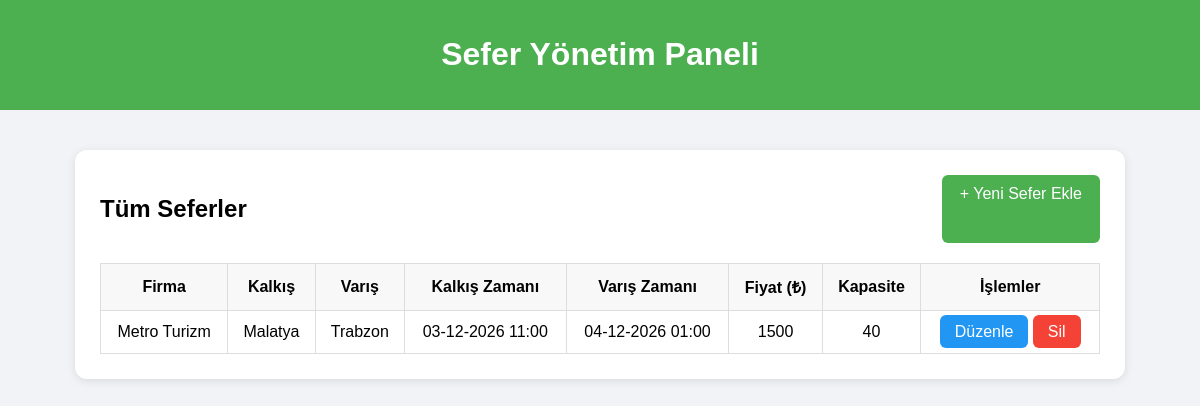
The page /trips_list.php (signed in) on the database its author committed.
### tables this page shows
CREATE TABLE Trips (
    id TEXT PRIMARY KEY,
    company_id TEXT NOT NULL,
    destination_city TEXT NOT NULL,
    arrival_time DATETIME NOT NULL,
    departure_time DATETIME NOT NULL,
    departure_city TEXT NOT NULL,
    price INTEGER NOT NULL,
    capacity INTEGER NOT NULL,
    created_date TIMESTAMP DEFAULT CURRENT_TIMESTAMP,
    FOREIGN KEY (company_id) REFERENCES Bus_Company(id)
);

CREATE TABLE Bus_Company (
    id TEXT PRIMARY KEY,
    name TEXT UNIQUE NOT NULL,
    logo_path TEXT,
    created_at TIMESTAMP DEFAULT CURRENT_TIMESTAMP
);

### trips_list.php (the view, shortened to what this page needs)
<?php
require_once 'includes/config.php';
$stmt = $db->prepare("SELECT * FROM User WHERE id = :id");
$stmt->execute([':id' => $_SESSION['user_id']]);
$current_user = $stmt->fetch(PDO::FETCH_ASSOC);
if ($current_user['role'] === 'admin') {
    $stmt = $db->query("
        SELECT t.*, b.name AS company_name
        FROM Trips t
        JOIN Bus_Company b ON t.company_id = b.id
        ORDER BY t.departure_time ASC
    ");
    $trips = $stmt->fetchAll(PDO::FETCH_ASSOC);
} else {
    $stmt = $db->prepare("
        SELECT t.*, b.name AS company_name
        FROM Trips t
        JOIN Bus_Company b ON t.company_id = b.id
        WHERE t.company_id = :company_id
        ORDER BY t.departure_time ASC
    ");
    $stmt->execute([':company_id' => $current_user['company_id']]);
    $trips = $stmt->fetchAll(PDO::FETCH_ASSOC);
}
?>
<!DOCTYPE html>
<html lang="tr">
<head>
</head>
<body>
<header>
    <h1>Sefer Yönetim Paneli</h1>
</header>
<div class="container">
    <div class="top-buttons">
        <h2>Tüm Seferler</h2>
        <a href="create_trip.php" class="add-btn">+ Yeni Sefer Ekle</a>
    </div>
    <table>
        <tr>
            <th>Firma</th>
            <th>Kalkış</th>
            <th>Varış</th>
            <th>Kalkış Zamanı</th>
            <th>Varış Zamanı</th>
            <th>Fiyat (₺)</th>
            <th>Kapasite</th>
            <th>İşlemler</th>
        </tr>
        <?php if (count($trips) > 0): ?>
            <?php foreach ($trips as $trip): ?>
                <tr>
                    <td><?= htmlspecialchars($trip['company_name']) ?></td>
                    <td><?= htmlspecialchars($trip['departure_city']) ?></td>
                    <td><?= htmlspecialchars($trip['destination_city']) ?></td>
                    <td><?= date('d-m-Y H:i', strtotime($trip['departure_time'])) ?></td>
                    <td><?= date('d-m-Y H:i', strtotime($trip['arrival_time'])) ?></td>
                    <td><?= htmlspecialchars($trip['price']) ?></td>
                    <td><?= htmlspecialchars($trip['capacity']) ?></td>
                    <td>
                        <?php if ($current_user['role'] === 'admin' || ($current_user['role'] === 'company' && $trip['company_id'] === $current_user['company_id'])): ?>
                            <a href="edit_trip.php?id=<?= $trip['id'] ?>" class="btn edit-btn">Düzenle</a>
                            <a href="trips_list.php?delete_id=<?= $trip['id'] ?>" class="btn delete-btn" onclick="return confirm('Bu seferi silmek istediğine emin misin?');">Sil</a>
                        <?php else: ?>
                            -
                        <?php endif; ?>
                    </td>
                </tr>
            <?php endforeach; ?>
        <?php else: ?>
            <tr><td colspan="8">Henüz sefer eklenmemiş.</td></tr>
        <?php endif; ?>
    </table>
</div>
</body>
</html>

### trips_list.php (style rules this page uses)
body { font-family: Arial, sans-serif; background-color: #f2f3f7; margin: 0; padding: 0; }
header { background-color: #4CAF50; color: white; text-align: center; padding: 15px; }
.container { max-width: 1000px; margin: 40px auto; background: white; border-radius: 12px; box-shadow: 0 2px 10px rgba(0,0,0,0.1); padding: 25px; }
h2 { text-align: center; margin-bottom: 20px; }
table { width: 100%; border-collapse: collapse; margin-top: 10px; }
th, td { border: 1px solid #ddd; padding: 12px; text-align: center; }
th { background-color: #f8f8f8; }
.btn { padding: 8px 15px; border: none; border-radius: 6px; cursor: pointer; color: white; text-decoration: none; }
.edit-btn { background-color: #2196F3; }
.delete-btn { background-color: #f44336; }
.top-buttons { display: flex; justify-content: space-between; margin-bottom: 20px; }
.add-btn { background-color: #4CAF50; padding: 10px 18px; color: white; border-radius: 6px; text-decoration: none; }

### rows shown on the page
trips: company.name "Metro Turizm", departure_city "Malatya", destination_city "Trabzon", departure_time "03-12-2026 11:00", arrival_time "04-12-2026 01:00", price "1500", capacity "40"
